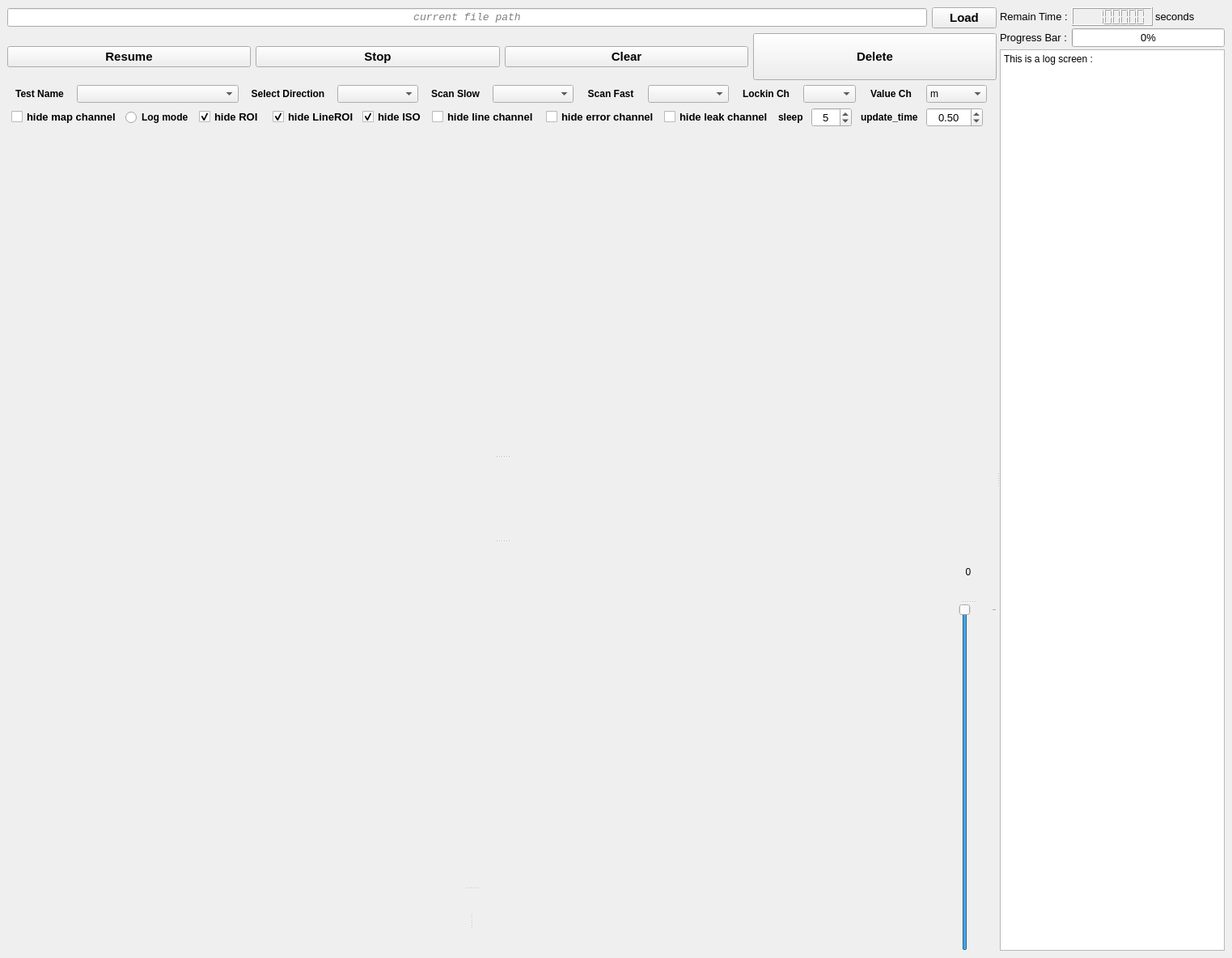
<?xml version="1.0" encoding="UTF-8"?>
<ui version="4.0">
 <class>MainWindow</class>
 <widget class="QMainWindow" name="MainWindow">
  <property name="geometry">
   <rect>
    <x>0</x>
    <y>0</y>
    <width>1523</width>
    <height>1184</height>
   </rect>
  </property>
  <property name="windowTitle">
   <string>MainWindow</string>
  </property>
  <widget class="QWidget" name="centralwidget">
   <layout class="QGridLayout" name="gridLayout_2">
    <item row="0" column="0">
     <widget class="QSplitter" name="splitter_6">
      <property name="orientation">
       <enum>Qt::Horizontal</enum>
      </property>
      <widget class="QWidget" name="layoutWidget">
       <layout class="QVBoxLayout" name="verticalLayout_2">
        <item>
         <layout class="QHBoxLayout" name="horizontalLayout">
          <item>
           <widget class="QLineEdit" name="pathEdit">
            <property name="font">
             <font>
              <family>Consolas</family>
              <pointsize>10</pointsize>
              <italic>true</italic>
              <underline>false</underline>
              <strikeout>false</strikeout>
              <kerning>true</kerning>
             </font>
            </property>
            <property name="alignment">
             <set>Qt::AlignCenter</set>
            </property>
            <property name="readOnly">
             <bool>true</bool>
            </property>
            <property name="placeholderText">
             <string>current file path</string>
            </property>
           </widget>
          </item>
          <item>
           <widget class="QPushButton" name="loadButton">
            <property name="font">
             <font>
              <family>Yu Gothic UI</family>
              <pointsize>11</pointsize>
              <weight>75</weight>
              <bold>true</bold>
             </font>
            </property>
            <property name="cursor">
             <cursorShape>PointingHandCursor</cursorShape>
            </property>
            <property name="text">
             <string>Load</string>
            </property>
            <property name="icon">
             <iconset>
              <normaloff>my_icons/folder.png</normaloff>my_icons/folder.png</iconset>
            </property>
            <property name="iconSize">
             <size>
              <width>25</width>
              <height>25</height>
             </size>
            </property>
           </widget>
          </item>
         </layout>
        </item>
        <item>
         <layout class="QHBoxLayout" name="horizontalLayout_2">
          <item>
           <widget class="QPushButton" name="runButton">
            <property name="minimumSize">
             <size>
              <width>160</width>
              <height>0</height>
             </size>
            </property>
            <property name="font">
             <font>
              <family>Yu Gothic UI</family>
              <pointsize>11</pointsize>
              <weight>75</weight>
              <bold>true</bold>
             </font>
            </property>
            <property name="text">
             <string>Resume</string>
            </property>
            <property name="icon">
             <iconset>
              <normaloff>../Multi-Channel-Signals-Viewer-master/icons8-play-button-circled-96.png</normaloff>../Multi-Channel-Signals-Viewer-master/icons8-play-button-circled-96.png</iconset>
            </property>
            <property name="iconSize">
             <size>
              <width>50</width>
              <height>50</height>
             </size>
            </property>
           </widget>
          </item>
          <item>
           <widget class="QPushButton" name="stopButton">
            <property name="minimumSize">
             <size>
              <width>160</width>
              <height>0</height>
             </size>
            </property>
            <property name="font">
             <font>
              <family>Yu Gothic UI</family>
              <pointsize>11</pointsize>
              <weight>75</weight>
              <bold>true</bold>
             </font>
            </property>
            <property name="text">
             <string>Stop</string>
            </property>
            <property name="icon">
             <iconset>
              <normaloff>../Multi-Channel-Signals-Viewer-master/icons8-pause-squared-96.png</normaloff>../Multi-Channel-Signals-Viewer-master/icons8-pause-squared-96.png</iconset>
            </property>
            <property name="iconSize">
             <size>
              <width>50</width>
              <height>50</height>
             </size>
            </property>
           </widget>
          </item>
          <item>
           <widget class="QPushButton" name="clearButton">
            <property name="minimumSize">
             <size>
              <width>160</width>
              <height>0</height>
             </size>
            </property>
            <property name="font">
             <font>
              <family>Yu Gothic UI</family>
              <pointsize>11</pointsize>
              <weight>75</weight>
              <bold>true</bold>
             </font>
            </property>
            <property name="text">
             <string>Clear</string>
            </property>
            <property name="icon">
             <iconset>
              <normaloff>my_icons/icons8-erase-128xxx.png</normaloff>my_icons/icons8-erase-128xxx.png</iconset>
            </property>
            <property name="iconSize">
             <size>
              <width>50</width>
              <height>50</height>
             </size>
            </property>
           </widget>
          </item>
          <item>
           <widget class="QPushButton" name="deleteButton">
            <property name="minimumSize">
             <size>
              <width>160</width>
              <height>58</height>
             </size>
            </property>
            <property name="font">
             <font>
              <family>Yu Gothic UI</family>
              <pointsize>11</pointsize>
              <weight>75</weight>
              <bold>true</bold>
             </font>
            </property>
            <property name="text">
             <string>Delete</string>
            </property>
            <property name="icon">
             <iconset>
              <normaloff>my_icons/delete.png</normaloff>my_icons/delete.png</iconset>
            </property>
            <property name="iconSize">
             <size>
              <width>40</width>
              <height>40</height>
             </size>
            </property>
           </widget>
          </item>
         </layout>
        </item>
        <item>
         <layout class="QHBoxLayout" name="horizontalLayout_3">
          <item>
           <widget class="QLabel" name="label_4">
            <property name="maximumSize">
             <size>
              <width>60</width>
              <height>16777215</height>
             </size>
            </property>
            <property name="font">
             <font>
              <family>Yu Gothic UI</family>
              <weight>75</weight>
              <italic>false</italic>
              <bold>true</bold>
             </font>
            </property>
            <property name="text">
             <string>Test Name</string>
            </property>
            <property name="alignment">
             <set>Qt::AlignCenter</set>
            </property>
           </widget>
          </item>
          <item>
           <widget class="QComboBox" name="testname_comboBox">
            <property name="minimumSize">
             <size>
              <width>100</width>
              <height>0</height>
             </size>
            </property>
            <property name="maximumSize">
             <size>
              <width>200</width>
              <height>16777215</height>
             </size>
            </property>
            <property name="font">
             <font>
              <family>Yu Gothic UI</family>
             </font>
            </property>
           </widget>
          </item>
          <item>
           <widget class="QLabel" name="label_10">
            <property name="maximumSize">
             <size>
              <width>90</width>
              <height>16777215</height>
             </size>
            </property>
            <property name="font">
             <font>
              <family>Yu Gothic UI</family>
              <weight>75</weight>
              <bold>true</bold>
             </font>
            </property>
            <property name="text">
             <string>Select Direction</string>
            </property>
            <property name="alignment">
             <set>Qt::AlignCenter</set>
            </property>
           </widget>
          </item>
          <item>
           <widget class="QComboBox" name="selectdirection_comboBox">
            <property name="maximumSize">
             <size>
              <width>100</width>
              <height>16777215</height>
             </size>
            </property>
            <property name="font">
             <font>
              <family>Yu Gothic UI</family>
             </font>
            </property>
           </widget>
          </item>
          <item>
           <widget class="QLabel" name="label_5">
            <property name="maximumSize">
             <size>
              <width>60</width>
              <height>16777215</height>
             </size>
            </property>
            <property name="font">
             <font>
              <family>Yu Gothic UI</family>
              <weight>75</weight>
              <italic>false</italic>
              <bold>true</bold>
             </font>
            </property>
            <property name="text">
             <string>Scan Slow</string>
            </property>
            <property name="alignment">
             <set>Qt::AlignCenter</set>
            </property>
           </widget>
          </item>
          <item>
           <widget class="QComboBox" name="slowch_comboBox">
            <property name="maximumSize">
             <size>
              <width>100</width>
              <height>16777215</height>
             </size>
            </property>
            <property name="font">
             <font>
              <family>Yu Gothic UI</family>
             </font>
            </property>
           </widget>
          </item>
          <item>
           <widget class="QLabel" name="label_6">
            <property name="maximumSize">
             <size>
              <width>60</width>
              <height>16777215</height>
             </size>
            </property>
            <property name="font">
             <font>
              <family>Yu Gothic UI</family>
              <weight>75</weight>
              <italic>false</italic>
              <bold>true</bold>
             </font>
            </property>
            <property name="text">
             <string>Scan Fast</string>
            </property>
            <property name="alignment">
             <set>Qt::AlignCenter</set>
            </property>
           </widget>
          </item>
          <item>
           <widget class="QComboBox" name="fastch_comboBox">
            <property name="maximumSize">
             <size>
              <width>100</width>
              <height>16777215</height>
             </size>
            </property>
            <property name="font">
             <font>
              <family>Yu Gothic UI</family>
             </font>
            </property>
           </widget>
          </item>
          <item>
           <widget class="QLabel" name="label_11">
            <property name="maximumSize">
             <size>
              <width>60</width>
              <height>16777215</height>
             </size>
            </property>
            <property name="font">
             <font>
              <family>Yu Gothic UI</family>
              <weight>75</weight>
              <bold>true</bold>
             </font>
            </property>
            <property name="text">
             <string>Lockin Ch</string>
            </property>
            <property name="alignment">
             <set>Qt::AlignCenter</set>
            </property>
           </widget>
          </item>
          <item>
           <widget class="QComboBox" name="lockinch_comboBox">
            <property name="maximumSize">
             <size>
              <width>65</width>
              <height>16777215</height>
             </size>
            </property>
            <property name="font">
             <font>
              <family>Yu Gothic UI</family>
             </font>
            </property>
           </widget>
          </item>
          <item>
           <widget class="QLabel" name="label_9">
            <property name="maximumSize">
             <size>
              <width>55</width>
              <height>16777215</height>
             </size>
            </property>
            <property name="font">
             <font>
              <family>Yu Gothic UI</family>
              <weight>75</weight>
              <italic>false</italic>
              <bold>true</bold>
             </font>
            </property>
            <property name="text">
             <string>Value Ch</string>
            </property>
            <property name="alignment">
             <set>Qt::AlignCenter</set>
            </property>
           </widget>
          </item>
          <item>
           <widget class="QComboBox" name="valuech_comboBox">
            <property name="maximumSize">
             <size>
              <width>75</width>
              <height>16777215</height>
             </size>
            </property>
            <property name="font">
             <font>
              <family>Yu Gothic UI</family>
              <pointsize>9</pointsize>
              <weight>50</weight>
              <bold>false</bold>
             </font>
            </property>
            <item>
             <property name="text">
              <string>m</string>
             </property>
            </item>
            <item>
             <property name="text">
              <string>t</string>
             </property>
            </item>
            <item>
             <property name="text">
              <string>x</string>
             </property>
            </item>
            <item>
             <property name="text">
              <string>y</string>
             </property>
            </item>
           </widget>
          </item>
         </layout>
        </item>
        <item>
         <layout class="QHBoxLayout" name="horizontalLayout_5">
          <item>
           <widget class="QCheckBox" name="show_map_ch">
            <property name="maximumSize">
             <size>
              <width>130</width>
              <height>16777215</height>
             </size>
            </property>
            <property name="font">
             <font>
              <family>Yu Gothic UI</family>
              <pointsize>10</pointsize>
              <weight>75</weight>
              <bold>true</bold>
             </font>
            </property>
            <property name="text">
             <string>hide map channel</string>
            </property>
           </widget>
          </item>
          <item>
           <widget class="QRadioButton" name="log_radioButton">
            <property name="maximumSize">
             <size>
              <width>80</width>
              <height>16777215</height>
             </size>
            </property>
            <property name="font">
             <font>
              <family>Yu Gothic UI</family>
              <weight>75</weight>
              <bold>true</bold>
             </font>
            </property>
            <property name="text">
             <string>Log mode</string>
            </property>
           </widget>
          </item>
          <item>
           <widget class="QCheckBox" name="show_roi_ch">
            <property name="maximumSize">
             <size>
              <width>80</width>
              <height>16777215</height>
             </size>
            </property>
            <property name="font">
             <font>
              <family>Yu Gothic UI</family>
              <pointsize>10</pointsize>
              <weight>75</weight>
              <bold>true</bold>
             </font>
            </property>
            <property name="text">
             <string>hide ROI</string>
            </property>
            <property name="checked">
             <bool>true</bool>
            </property>
           </widget>
          </item>
          <item>
           <widget class="QCheckBox" name="show_lineroi_ch">
            <property name="maximumSize">
             <size>
              <width>100</width>
              <height>16777215</height>
             </size>
            </property>
            <property name="font">
             <font>
              <family>Yu Gothic UI</family>
              <pointsize>10</pointsize>
              <weight>75</weight>
              <bold>true</bold>
             </font>
            </property>
            <property name="text">
             <string>hide LineROI</string>
            </property>
            <property name="checked">
             <bool>true</bool>
            </property>
           </widget>
          </item>
          <item>
           <widget class="QCheckBox" name="show_iso_ch">
            <property name="maximumSize">
             <size>
              <width>75</width>
              <height>16777215</height>
             </size>
            </property>
            <property name="font">
             <font>
              <family>Yu Gothic UI</family>
              <pointsize>10</pointsize>
              <weight>75</weight>
              <bold>true</bold>
             </font>
            </property>
            <property name="text">
             <string>hide ISO</string>
            </property>
            <property name="checked">
             <bool>true</bool>
            </property>
           </widget>
          </item>
          <item>
           <widget class="QCheckBox" name="show_line_ch">
            <property name="maximumSize">
             <size>
              <width>130</width>
              <height>16777215</height>
             </size>
            </property>
            <property name="font">
             <font>
              <family>Yu Gothic UI</family>
              <pointsize>10</pointsize>
              <weight>75</weight>
              <bold>true</bold>
             </font>
            </property>
            <property name="text">
             <string>hide line channel</string>
            </property>
           </widget>
          </item>
          <item>
           <widget class="QCheckBox" name="show_error_ch">
            <property name="maximumSize">
             <size>
              <width>135</width>
              <height>16777215</height>
             </size>
            </property>
            <property name="font">
             <font>
              <family>Yu Gothic UI</family>
              <pointsize>10</pointsize>
              <weight>75</weight>
              <bold>true</bold>
             </font>
            </property>
            <property name="text">
             <string>hide error channel</string>
            </property>
           </widget>
          </item>
          <item>
           <widget class="QCheckBox" name="show_leak_ch">
            <property name="maximumSize">
             <size>
              <width>130</width>
              <height>16777215</height>
             </size>
            </property>
            <property name="font">
             <font>
              <family>Yu Gothic UI</family>
              <pointsize>10</pointsize>
              <weight>75</weight>
              <bold>true</bold>
             </font>
            </property>
            <property name="text">
             <string>hide leak channel</string>
            </property>
           </widget>
          </item>
          <item>
           <widget class="QLabel" name="label_8">
            <property name="maximumSize">
             <size>
              <width>30</width>
              <height>16777215</height>
             </size>
            </property>
            <property name="font">
             <font>
              <family>Yu Gothic UI</family>
              <weight>75</weight>
              <bold>true</bold>
             </font>
            </property>
            <property name="text">
             <string>sleep</string>
            </property>
           </widget>
          </item>
          <item>
           <widget class="QSpinBox" name="spinBox">
            <property name="maximumSize">
             <size>
              <width>50</width>
              <height>16777215</height>
             </size>
            </property>
            <property name="font">
             <font>
              <pointsize>10</pointsize>
             </font>
            </property>
            <property name="alignment">
             <set>Qt::AlignCenter</set>
            </property>
            <property name="minimum">
             <number>1</number>
            </property>
            <property name="value">
             <number>5</number>
            </property>
           </widget>
          </item>
          <item>
           <widget class="QLabel" name="label_7">
            <property name="maximumSize">
             <size>
              <width>70</width>
              <height>16777215</height>
             </size>
            </property>
            <property name="font">
             <font>
              <family>Yu Gothic UI</family>
              <weight>75</weight>
              <bold>true</bold>
             </font>
            </property>
            <property name="text">
             <string>update_time</string>
            </property>
           </widget>
          </item>
          <item>
           <widget class="QDoubleSpinBox" name="update_doubleSpinBox">
            <property name="maximumSize">
             <size>
              <width>70</width>
              <height>16777215</height>
             </size>
            </property>
            <property name="font">
             <font>
              <pointsize>10</pointsize>
             </font>
            </property>
            <property name="toolTip">
             <string>set update_time</string>
            </property>
            <property name="statusTip">
             <string/>
            </property>
            <property name="layoutDirection">
             <enum>Qt::LeftToRight</enum>
            </property>
            <property name="alignment">
             <set>Qt::AlignCenter</set>
            </property>
            <property name="specialValueText">
             <string/>
            </property>
            <property name="prefix">
             <string/>
            </property>
            <property name="minimum">
             <double>0.100000000000000</double>
            </property>
            <property name="singleStep">
             <double>0.100000000000000</double>
            </property>
            <property name="value">
             <double>0.500000000000000</double>
            </property>
           </widget>
          </item>
         </layout>
        </item>
        <item>
         <widget class="QSplitter" name="splitter_4">
          <property name="orientation">
           <enum>Qt::Vertical</enum>
          </property>
          <widget class="QSplitter" name="splitter_5">
           <property name="orientation">
            <enum>Qt::Vertical</enum>
           </property>
           <widget class="GraphicsLayoutWidget" name="imageView_map" native="true">
            <property name="minimumSize">
             <size>
              <width>0</width>
              <height>400</height>
             </size>
            </property>
           </widget>
           <widget class="PlotWidget" name="plotWidget_roi" native="true">
            <property name="minimumSize">
             <size>
              <width>100</width>
              <height>100</height>
             </size>
            </property>
            <property name="autoFillBackground">
             <bool>false</bool>
            </property>
           </widget>
          </widget>
          <widget class="QWidget" name="layoutWidget">
           <layout class="QHBoxLayout" name="horizontalLayout_4">
            <item>
             <widget class="QSplitter" name="splitter_2">
              <property name="orientation">
               <enum>Qt::Vertical</enum>
              </property>
              <widget class="PlotWidget" name="plotWidget_line" native="true">
               <property name="minimumSize">
                <size>
                 <width>0</width>
                 <height>100</height>
                </size>
               </property>
               <property name="maximumSize">
                <size>
                 <width>16777215</width>
                 <height>16777215</height>
                </size>
               </property>
              </widget>
              <widget class="QSplitter" name="splitter">
               <property name="orientation">
                <enum>Qt::Horizontal</enum>
               </property>
               <widget class="PlotWidget" name="plotWidget_error" native="true">
                <property name="minimumSize">
                 <size>
                  <width>0</width>
                  <height>75</height>
                 </size>
                </property>
               </widget>
               <widget class="PlotWidget" name="plotWidget_leak" native="true">
                <property name="minimumSize">
                 <size>
                  <width>0</width>
                  <height>75</height>
                 </size>
                </property>
                <property name="maximumSize">
                 <size>
                  <width>16777215</width>
                  <height>16777215</height>
                 </size>
                </property>
               </widget>
              </widget>
             </widget>
            </item>
            <item>
             <widget class="QSplitter" name="splitter_3">
              <property name="orientation">
               <enum>Qt::Vertical</enum>
              </property>
              <widget class="QLabel" name="indexLabel">
               <property name="minimumSize">
                <size>
                 <width>40</width>
                 <height>0</height>
                </size>
               </property>
               <property name="maximumSize">
                <size>
                 <width>70</width>
                 <height>16777215</height>
                </size>
               </property>
               <property name="font">
                <font>
                 <family>Yu Gothic UI</family>
                </font>
               </property>
               <property name="text">
                <string>0</string>
               </property>
               <property name="alignment">
                <set>Qt::AlignCenter</set>
               </property>
              </widget>
              <widget class="QSlider" name="indexSlider">
               <property name="minimumSize">
                <size>
                 <width>25</width>
                 <height>0</height>
                </size>
               </property>
               <property name="maximumSize">
                <size>
                 <width>70</width>
                 <height>16777215</height>
                </size>
               </property>
               <property name="font">
                <font>
                 <family>Yu Gothic UI</family>
                </font>
               </property>
               <property name="layoutDirection">
                <enum>Qt::LeftToRight</enum>
               </property>
               <property name="autoFillBackground">
                <bool>true</bool>
               </property>
               <property name="locale">
                <locale language="Chinese" country="China"/>
               </property>
               <property name="maximum">
                <number>0</number>
               </property>
               <property name="pageStep">
                <number>5</number>
               </property>
               <property name="orientation">
                <enum>Qt::Vertical</enum>
               </property>
               <property name="invertedAppearance">
                <bool>false</bool>
               </property>
               <property name="invertedControls">
                <bool>false</bool>
               </property>
               <property name="tickPosition">
                <enum>QSlider::TicksBelow</enum>
               </property>
               <property name="tickInterval">
                <number>5</number>
               </property>
              </widget>
             </widget>
            </item>
           </layout>
          </widget>
         </widget>
        </item>
       </layout>
      </widget>
      <widget class="QWidget" name="layoutWidget_2">
       <layout class="QVBoxLayout" name="verticalLayout">
        <property name="spacing">
         <number>3</number>
        </property>
        <item>
         <layout class="QGridLayout" name="gridLayout">
          <item row="1" column="0">
           <widget class="QLabel" name="label">
            <property name="maximumSize">
             <size>
              <width>140</width>
              <height>16777215</height>
             </size>
            </property>
            <property name="font">
             <font>
              <family>Yu Gothic UI</family>
              <pointsize>10</pointsize>
             </font>
            </property>
            <property name="text">
             <string>Progress Bar :</string>
            </property>
           </widget>
          </item>
          <item row="1" column="1" colspan="2">
           <widget class="QProgressBar" name="progressBar">
            <property name="minimumSize">
             <size>
              <width>120</width>
              <height>0</height>
             </size>
            </property>
            <property name="maximumSize">
             <size>
              <width>250</width>
              <height>30</height>
             </size>
            </property>
            <property name="font">
             <font>
              <family>Yu Gothic UI</family>
              <pointsize>10</pointsize>
             </font>
            </property>
            <property name="value">
             <number>0</number>
            </property>
           </widget>
          </item>
          <item row="0" column="0">
           <widget class="QLabel" name="label_2">
            <property name="maximumSize">
             <size>
              <width>140</width>
              <height>16777215</height>
             </size>
            </property>
            <property name="font">
             <font>
              <family>Yu Gothic UI</family>
              <pointsize>10</pointsize>
             </font>
            </property>
            <property name="text">
             <string>Remain Time :</string>
            </property>
           </widget>
          </item>
          <item row="0" column="2">
           <widget class="QLabel" name="label_3">
            <property name="font">
             <font>
              <family>Yu Gothic UI</family>
              <pointsize>10</pointsize>
             </font>
            </property>
            <property name="text">
             <string>seconds</string>
            </property>
           </widget>
          </item>
          <item row="0" column="1">
           <widget class="QLCDNumber" name="lcdNumber">
            <property name="minimumSize">
             <size>
              <width>100</width>
              <height>0</height>
             </size>
            </property>
            <property name="maximumSize">
             <size>
              <width>150</width>
              <height>30</height>
             </size>
            </property>
            <property name="font">
             <font>
              <weight>50</weight>
              <italic>false</italic>
              <bold>false</bold>
             </font>
            </property>
            <property name="smallDecimalPoint">
             <bool>false</bool>
            </property>
            <property name="digitCount">
             <number>8</number>
            </property>
            <property name="segmentStyle">
             <enum>QLCDNumber::Filled</enum>
            </property>
            <property name="value" stdset="0">
             <double>999999.000000000000000</double>
            </property>
            <property name="intValue" stdset="0">
             <number>999999</number>
            </property>
           </widget>
          </item>
         </layout>
        </item>
        <item>
         <widget class="QPlainTextEdit" name="logScreen">
          <property name="minimumSize">
           <size>
            <width>0</width>
            <height>0</height>
           </size>
          </property>
          <property name="maximumSize">
           <size>
            <width>16777215</width>
            <height>16777215</height>
           </size>
          </property>
          <property name="readOnly">
           <bool>true</bool>
          </property>
          <property name="plainText">
           <string>This is a log screen :</string>
          </property>
         </widget>
        </item>
       </layout>
      </widget>
     </widget>
    </item>
   </layout>
  </widget>
 </widget>
 <customwidgets>
  <customwidget>
   <class>PlotWidget</class>
   <extends>QWidget</extends>
   <header location="global">pyqtgraph</header>
   <container>1</container>
  </customwidget>
  <customwidget>
   <class>GraphicsLayoutWidget</class>
   <extends>QWidget</extends>
   <header>pyqtgraph</header>
   <container>1</container>
  </customwidget>
 </customwidgets>
 <resources/>
 <connections/>
</ui>
